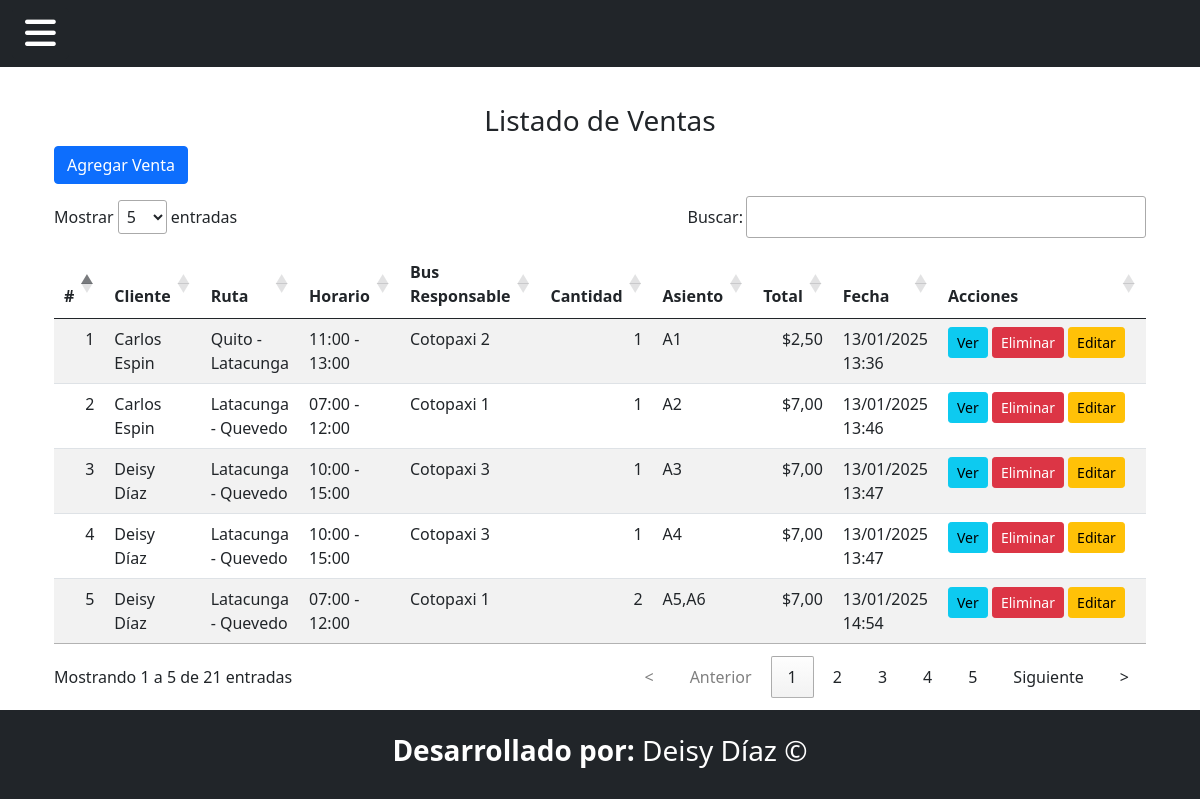
Page /VentaPasaje/listado_venta/ on the committed database.
### Aplicaciones/Transportes/models.py (models this page shows, shortened)
class Venta(models.Model):
    cliente = models.ForeignKey(Cliente, on_delete=models.CASCADE)
    bus = models.ForeignKey(Bus, on_delete=models.CASCADE)
    horario = models.ForeignKey(Horario, on_delete=models.CASCADE,null=True, blank=True)
    ruta = models.ForeignKey(Ruta, on_delete=models.CASCADE)
    asiento = models.CharField(max_length=200)
    fecha_compra = models.DateTimeField(auto_now_add=True)
    total = models.DecimalField(max_digits=10, decimal_places=2)
    precio = models.DecimalField(max_digits=10, decimal_places=2)
    cantidad_asientos = models.IntegerField()
    asientos = models.ManyToManyField(Asiento)

class Cliente(models.Model):
    cedula = models.CharField(max_length=10, unique=True, verbose_name="Cédula")
    nombre = models.CharField(max_length=100, verbose_name="Nombre")
    apellido = models.CharField(max_length=100, verbose_name="Apellido")
    telefono = models.CharField(max_length=15, verbose_name="Teléfono", blank=True, null=True)
    email = models.EmailField(unique=True, verbose_name="Correo Electrónico")
    direccion = models.TextField(verbose_name="Dirección", blank=True, null=True)

class Ruta(models.Model):
    origen = models.CharField(max_length=100)
    destino = models.CharField(max_length=100)
    precio = models.DecimalField(max_digits=10, decimal_places=2)

class Horario(models.Model):
    id=models.AutoField(primary_key=True)
    ruta = models.ForeignKey(Ruta, on_delete=models.CASCADE)
    hora_salida = models.TimeField()
    hora_llegada = models.TimeField()
    bus = models.ForeignKey(Bus, on_delete=models.SET_NULL, null=True, blank=True)

class Bus(models.Model):
    nombre_bus = models.CharField(max_length=15, default="Cotopaxi")
    numero_placa = models.CharField(max_length=15, unique=True)
    capacidad = models.PositiveIntegerField()
    numero_bus = models.PositiveIntegerField(unique=True)   # Capacidad máxima de pasajeros
    conductor = models.OneToOneField('Conductor', on_delete=models.SET_NULL, null=True, related_name='bus')

### Aplicaciones/Transportes/views.py (the view)
# urls.py: path('VentaPasaje/listado_venta/',views.listado_venta,name='listado_venta'),
def listado_venta(request):
    ventas = Venta.objects.select_related('cliente', 'ruta', 'horario').all()
    return render(request, 'VentaPasaje/listado_venta.html', {'ventas': ventas})

### Aplicaciones/Transportes/context_processors.py (called while the page is built)
def rol_usuario(request):
    if request.user.is_authenticated and hasattr(request.user, 'perfilusuario'):
        return {'rol_usuario': request.user.perfilusuario.rol}
    return {'rol_usuario': None}

### Aplicaciones/Transportes/templates/VentaPasaje/listado_venta.html (shortened to what this page needs)
{% extends "plantilla.html" %}
{% block contenido %}
<div class="container-fluid mt-5">
    <h3 class="text-center">Listado de Ventas</h3>
    <a href="{% url 'agregarVenta' %}" class="btn btn-primary">Agregar Venta</a>
    <table class="table w-100 table-striped"  id="tabla-venta">
        <thead>
            <tr>
                <th>#</th>
                <th>Cliente</th>
                <th>Ruta</th>
                <th>Horario</th>
                <th>Bus Responsable</th>
                <th>Cantidad</th>
                <th>Asiento</th>
                <th>Total</th>
                <th>Fecha</th>
                <th style="width: 20%;">Acciones</th>
            </tr>
        </thead>
        <tbody>
            {% for venta in ventas %}
            <tr>
                <td>{{ forloop.counter }}</td>
                <td>{{ venta.cliente.nombre }} {{ venta.cliente.apellido }}</td>
                <td>{{ venta.ruta.origen }} - {{ venta.ruta.destino }}</td>
                <td>{{ venta.horario.hora_salida }} - {{ venta.horario.hora_llegada }}</td>
                <td>{{ venta.bus.nombre_bus }} {{ venta.bus.numero_bus }}</td>
                <td>{{ venta.cantidad_asientos }}</td>
                <td>{{ venta.asiento }}</td>
                <td>${{ venta.total | floatformat:2 }}</td>
                <td>{{ venta.fecha_compra | date:"d/m/Y H:i" }}</td>
                <td>
                    <a href="{% url 'factura' venta.id %}" class="btn btn-info btn-sm">Ver</a>
                    <a href="{% url 'eliminarVenta' venta.id %}" class="btn btn-danger btn-sm" onclick="return confirm('¿Estás seguro de eliminar esta venta?')">Eliminar</a>
                    <a href="{% url 'editar_venta' venta.id %}" class="btn btn-warning btn-sm">Editar</a>
                </td>
            </tr>
            {% empty %}
            <tr>
                <td colspan="10" class="text-center">No hay ventas registradas.</td>
            </tr>
            {% endfor %}
        </tbody>
    </table>
</div>
{% endblock %}

### Aplicaciones/Transportes/templates/plantilla.html (style rules this page uses)
body { padding-top: 56px; }

### rows in the picture
Venta: cliente.nombre "Carlos", cliente.apellido "Espin", ruta.origen "Quito", ruta.destino "Latacunga", horario.hora_salida "11:00", horario.hora_llegada "13:00", bus.nombre_bus "Cotopaxi", bus.numero_bus "2", cantidad_asientos "1", asiento "A1", total "2,50", fecha_compra "13/01/2025 13:36"
Venta: cliente.nombre "Carlos", cliente.apellido "Espin", ruta.origen "Latacunga", ruta.destino "Quevedo", horario.hora_salida "07:00", horario.hora_llegada "12:00", bus.nombre_bus "Cotopaxi", bus.numero_bus "1", cantidad_asientos "1", asiento "A2", total "7,00", fecha_compra "13/01/2025 13:46"
Venta: cliente.nombre "Deisy", cliente.apellido "Díaz", ruta.origen "Latacunga", ruta.destino "Quevedo", horario.hora_salida "10:00", horario.hora_llegada "15:00", bus.nombre_bus "Cotopaxi", bus.numero_bus "3", cantidad_asientos "1", asiento "A3", total "7,00", fecha_compra "13/01/2025 13:47"
Venta: cliente.nombre "Deisy", cliente.apellido "Díaz", ruta.origen "Latacunga", ruta.destino "Quevedo", horario.hora_salida "10:00", horario.hora_llegada "15:00", bus.nombre_bus "Cotopaxi", bus.numero_bus "3", cantidad_asientos "1", asiento "A4", total "7,00", fecha_compra "13/01/2025 13:47"
Venta: cliente.nombre "Deisy", cliente.apellido "Díaz", ruta.origen "Latacunga", ruta.destino "Quevedo", horario.hora_salida "07:00", horario.hora_llegada "12:00", bus.nombre_bus "Cotopaxi", bus.numero_bus "1", cantidad_asientos "2", asiento "A5,A6", total "7,00", fecha_compra "13/01/2025 14:54"
